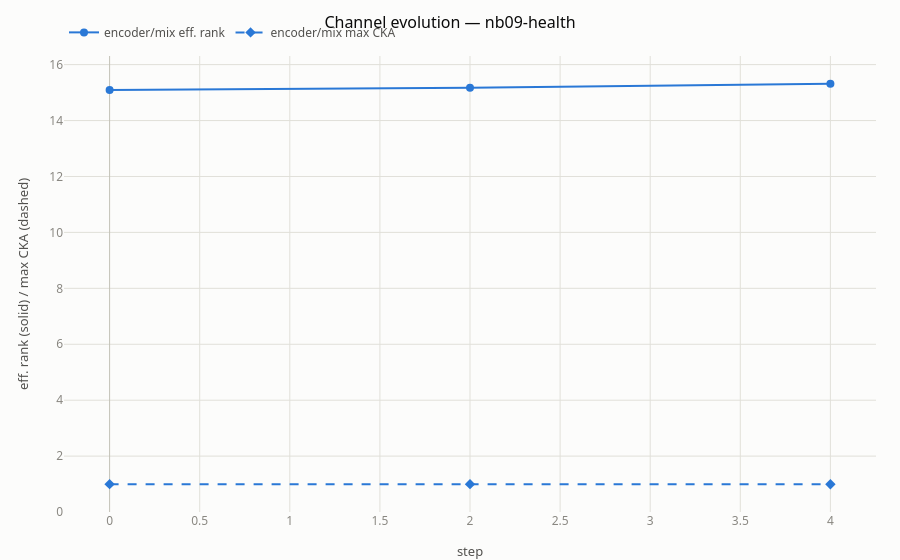

The notebook cell this image was saved under:
### Code cell
view.plot_channel_evolution("encoder/mix")   # rango efectivo y CKA a lo largo del training

### Figure 1 — Plotly figure (JSON) as saved in the notebook; plotly's stock layout.template omitted (floating-point values rounded to 4 significant figures)
{"data": [{"hovertemplate": "encoder/mix<br>step %{x} · eff. rank %{y:.2f}<extra></extra>", "line": {"color": "#2a78d6", "width": 2}, "marker": {"size": 8}, "mode": "lines+markers", "name": "encoder/mix eff. rank", "type": "scatter", "x": [0, 2, 4], "y": [15.09, 15.17, 15.31]}, {"hovertemplate": "encoder/mix<br>step %{x} · max CKA %{y:.3f}<extra></extra>", "line": {"color": "#2a78d6", "dash": "dash", "width": 2}, "marker": {"size": 8, "symbol": "diamond"}, "mode": "lines+markers", "name": "encoder/mix max CKA", "type": "scatter", "x": [0, 2, 4], "y": [0.9972, 0.9967, 0.9958]}], "layout": {"title": {"text": "Channel evolution — nb09-health"}, "xaxis": {"title": {"text": "step"}}, "yaxis": {"title": {"text": "eff. rank (solid) / max CKA (dashed)"}}}}
